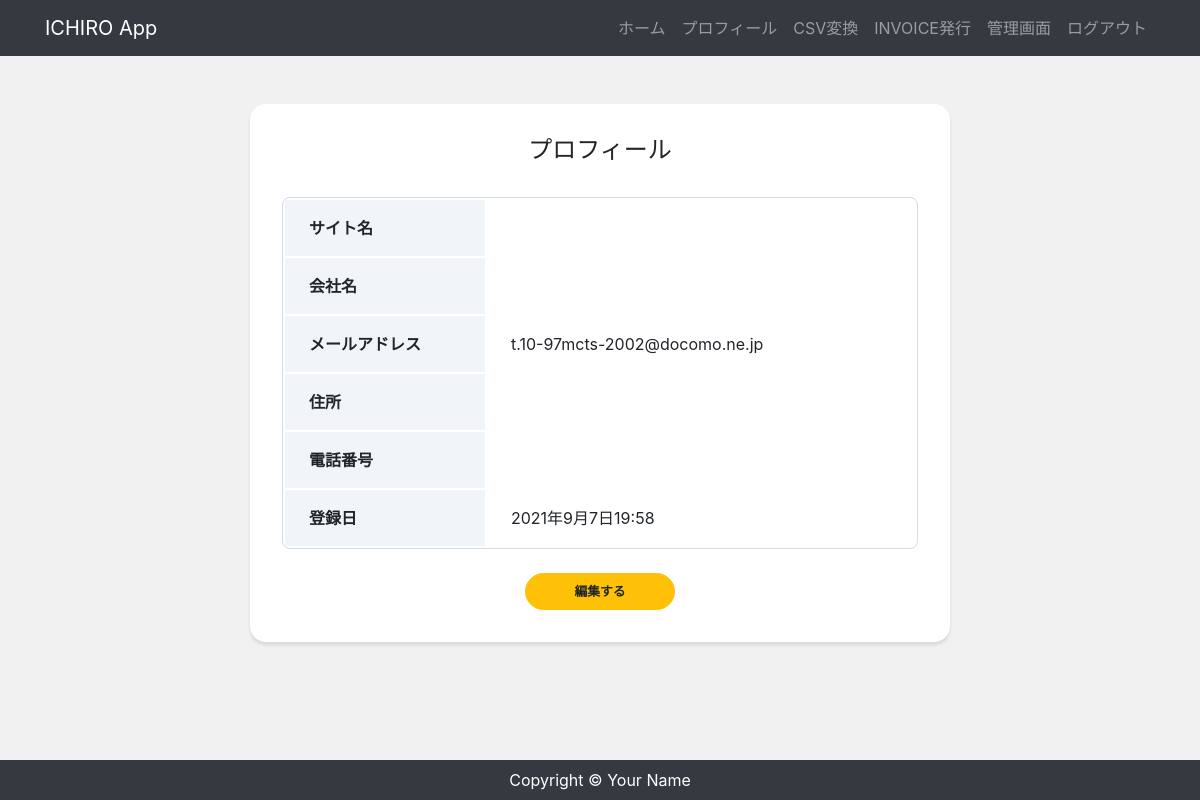
The app's page /accounts/profile/ (signed in), older data.
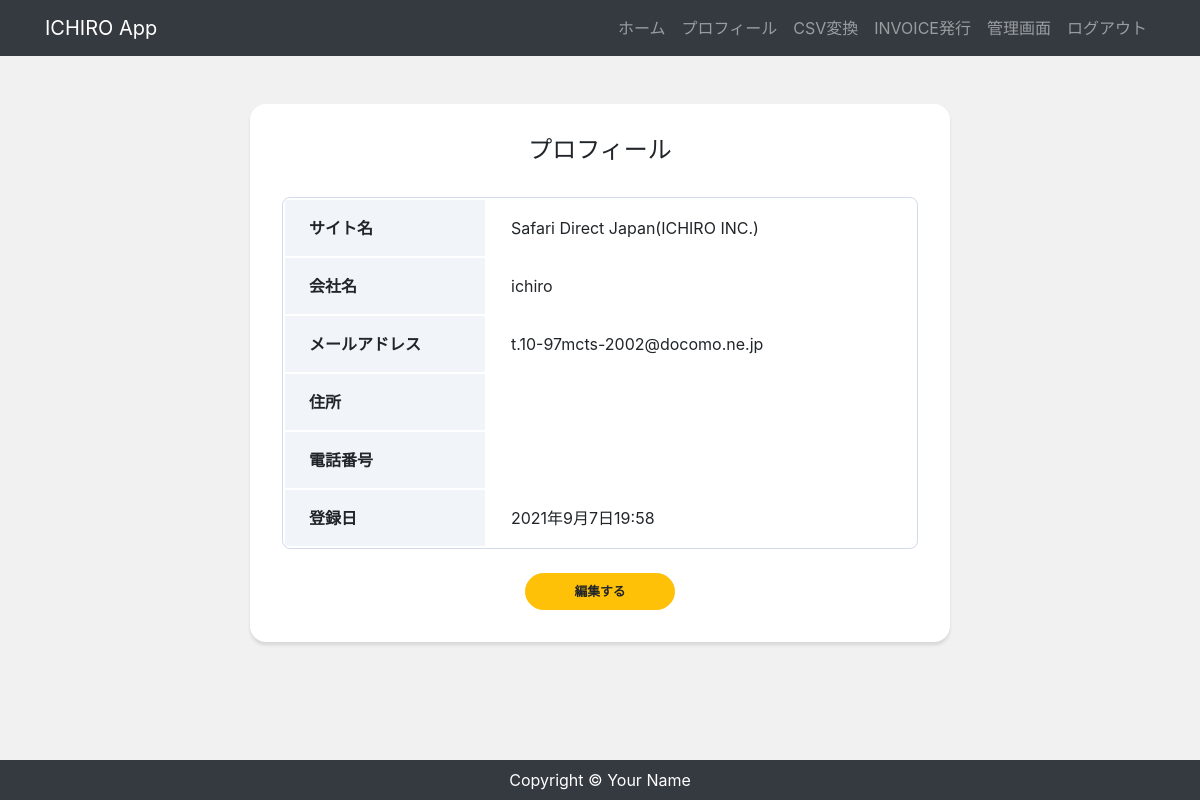
The same page, newer data.
### accounts/models.py (models this page shows, shortened)
class CustomUser(AbstractBaseUser, PermissionsMixin):
    email = models.EmailField('メールアドレス', unique=True)
    site_name = models.CharField('サイト名', max_length=150)
    company = models.CharField('会社名', max_length=150)
    address = models.CharField('所在地', max_length=150, blank=True)
    tel = models.CharField('電話番号', max_length=150, blank=True)
    fax = models.CharField('FAX', max_length=150, blank=True)
    created = models.DateTimeField('登録日', default=timezone.now)
    is_staff = models.BooleanField(
        ('staff status'),
        default=False,
        help_text=('Designates whether the user can log into this admin site.'),
    )
    is_active = models.BooleanField(
        ('active'),
        default=True,
        help_text=(
            'Designates whether this user should be treated as active. '
            'Unselect this instead of deleting accounts.'
        ),
    )
    objects = UserManager()
    EMAIL_FIELD = 'email'
    USERNAME_FIELD = 'email'
    REQUIRED_FIELDS = []
    class Meta:
        verbose_name = ('user')
        verbose_name_plural = ('users')

### accounts/views.py (the view)
# urls.py: path('profile/', views.ProfileView.as_view(), name='profile'),
class ProfileView(LoginRequiredMixin, View):
    def get(self, request, *args, **kwargs):
        user_data = CustomUser.objects.get(id=request.user.id)
        return render(request, 'accounts/profile.html', {
            'user_data': user_data,
        })

### accounts/templates/accounts/profile.html
{% extends 'app/base.html' %}
{% block content %}
<div class="card card-profile my-5 mx-auto">
    <div class="card-body">
        <h5 class="card-title text-center">プロフィール</h5>
        <table class="profile_table mb-4">
            <tbody>
                <tr>
                    <th class="header">サイト名</th>
                    <td class="data">{{ user_data.site_name }}</td>
                </tr>
                <tr>
                    <th class="header">会社名</th>
                    <td class="data">{{ user_data.company }}</td>
                </tr>
                <tr>
                    <th class="header">メールアドレス</th>
                    <td class="data">{{ user_data.email }}</td>
                </tr>
                <tr>
                    <th class="header">住所</th>
                    <td class="data">{{ user_data.address }}</td>
                </tr>
                <tr>
                    <th class="header">電話番号</th>
                    <td class="data">{{ user_data.tel }}</td>
                </tr>
                <tr>
                    <th class="header">登録日</th>
                    <td class="data">{{ user_data.created }}</td>
                </tr>
            </tbody>
        </table>
        <div class="button mx-auto">
            <a href="{% url 'profile_edit' %}" class="btn btn-lg btn-warning btn-block">編集する</a>
        </div>
    </div>
</div>
{% endblock %}

### app/templates/app/base.html (shortened to what this page needs)
{% load static %}
<!DOCTYPE html>
<html lang="ja">
<head>
    <link rel="stylesheet" href="https://stackpath.bootstrapcdn.com/bootstrap/4.3.1/css/bootstrap.min.css">
    <link rel="stylesheet" href="{% static 'css/style.css' %}">
</head>
<body>
    <nav class="navbar navbar-expand-lg navbar-dark bg-dark">
        <div class="container">
            <a href="/" class="navbar-brand">ICHIRO App</a>
            <ul class="navbar-nav ml-auto">
                <li class="nav-item">
                    <a href="/" class="nav-link">ホーム</a>
                </li>
                {% if user.is_authenticated %}
                    <li class="nav-item">
                        <a href="{% url 'profile' %}" class="nav-link">プロフィール</a>
                    </li>
                    <li class="nav-item">
                        <a href="{% url 'csvupload' %}" class="nav-link">CSV変換</a>
                    </li>
                    <li class="nav-item">
                        <a href="{% url 'invoice:list' %}" class="nav-link">INVOICE発行</a>
                    </li>
                    <li class="nav-item">
                        <a href="/admin/" class="nav-link">管理画面</a>
                    </li>
                    <li class="nav-item">
                        <a href="{% url 'account_logout' %}" class="nav-link">ログアウト</a>
                    </li>
                {% endif %}
            </ul>
        </div>
    </nav>
    <main>
        <div class="container">
            {% block content %}
            {% endblock %}
        </div>
    </main>
    <footer class="py-2 bg-dark">
        <p class="m-0 text-center text-white">Copyright &copy; Your Name</p>
    </footer>
</body>
</html>

### app/static/css/style.css (style rules this page uses)
* { margin: 0; padding: 0; box-sizing: border-box; }
body { background: #f1f1f1; display: flex; flex-flow: column; min-height: 100vh; }
main { flex: 1; }
.card-profile { width: 700px; border: 0; border-radius: 1rem; box-shadow: 0 0.2rem 0.2rem 0 rgba(0,0,0,0.1); }
.button { width: 150px; }
.btn { font-size: 80%; border-radius: 5rem; font-weight: bold; }
.profile_table { width: 100%; border: 1px solid #D1DBEB; border-radius: 8px; border-collapse: separate; overflow: hidden; }
.profile_table .header { width: 200px; padding: 16px 24px; text-align: left; background: #F1F5FA; }
.profile_table .data { padding: 16px 24px; }
.card-title { margin-bottom: 2rem; font-size: 1.5rem; }
.card-body { padding: 2rem; }

Row changes from the older to the newer data that the page shows:
changed CustomUser: site_name (not shown) → "Safari Direct Japan(ICHIRO INC.)"; company (not shown) → "ichiro"
